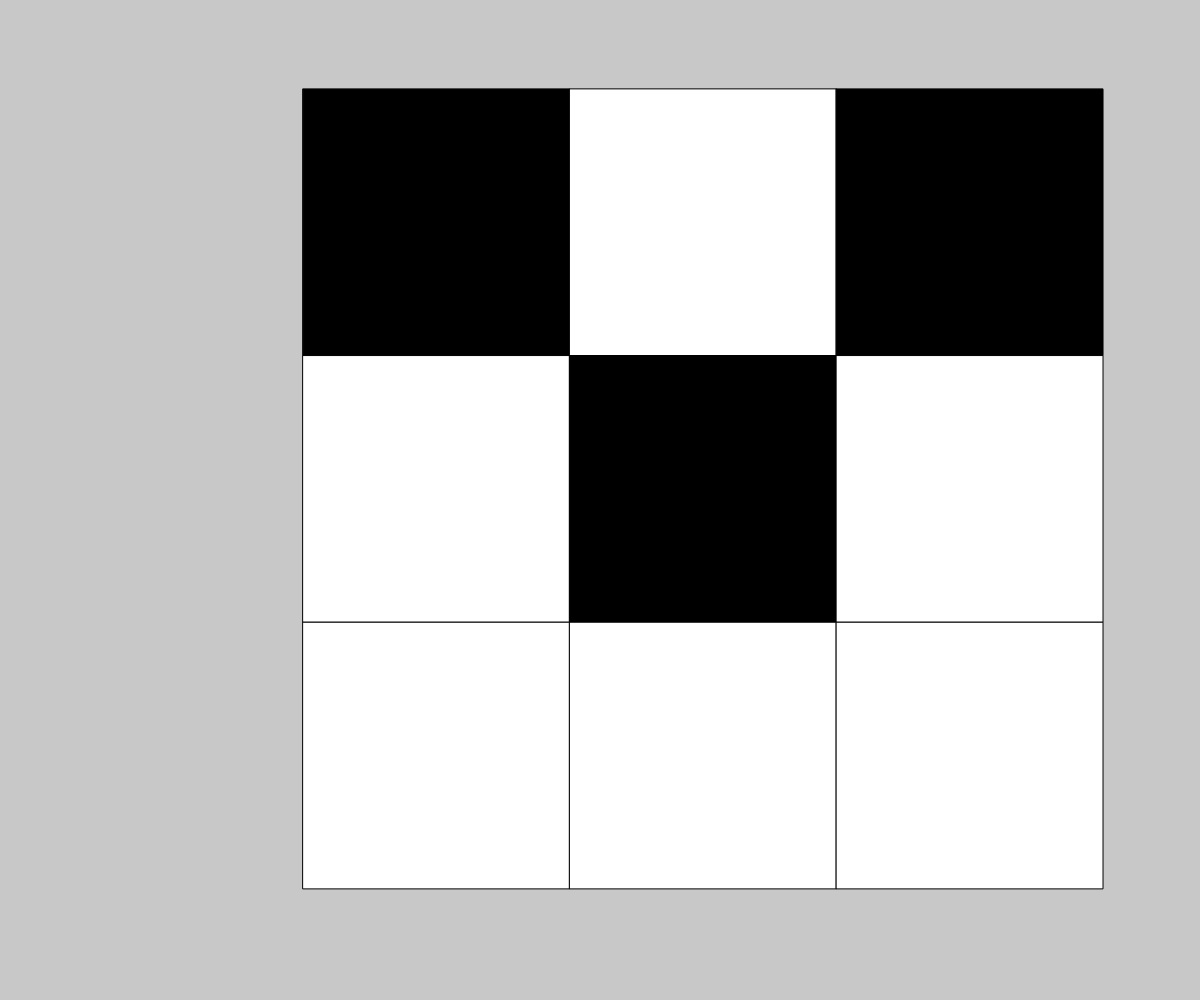
Frame 1 (no input)
Frame 60 (no input): identical to frame 1, image omitted
Frame 120 (the mouse pressed at the canvas centre since frame 60): identical to frame 1, image omitted

The p5.js sketch that drew this single still picture (run headless with seeded random() and noise() and a simulated clock; from frame 60 on, the mouse is pressed at the canvas centre):

// p5.js sketch
// ── sketch.js
// new Grid Drawer
// Jienan Chen
// June 4, 2019
//
// Extra for Experts:
// - describe what you did to take this project "above and beyond"


let gridSize = 3;
let grid;
let cellSize;

function setup() {
  createCanvas(windowWidth, windowHeight);
  grid = createRandom2DArray(gridSize, gridSize);
  cellSize = height/gridSize * 0.80;
}

function draw() {
  background(200);
  displayGrid();
}

function displayGrid() {
  rectMode(CENTER);
  for (let y = 0; y < gridSize; y++) {
    for (let x = 0; x < gridSize; x++) {
      if (grid[y][x] === 0) {
        fill(255);
      }
      else {
        fill(0);
      }
      rect(width/2.75 + x*cellSize, y*cellSize + height/4.5, cellSize, cellSize);
    }
  }
}


function create2DArray(cols, rows) {
  let emptyArray = [];
  for (let i = 0; i < rows; i++) {
    emptyArray.push([]);
    for (let j = 0; j < cols; j++) {
      emptyArray[i].push(0);
    }
  }
  return emptyArray;
}

function createRandom2DArray(cols, rows) {
  let emptyArray = [];
  for (let i = 0; i < rows; i++) {
    emptyArray.push([]);
    for (let j = 0; j < cols; j++) {
      if (random(100) < 50) {
        emptyArray[i].push(0);
      }
      else {
        emptyArray[i].push(1);
      }
    }
  }
  return emptyArray;
}
